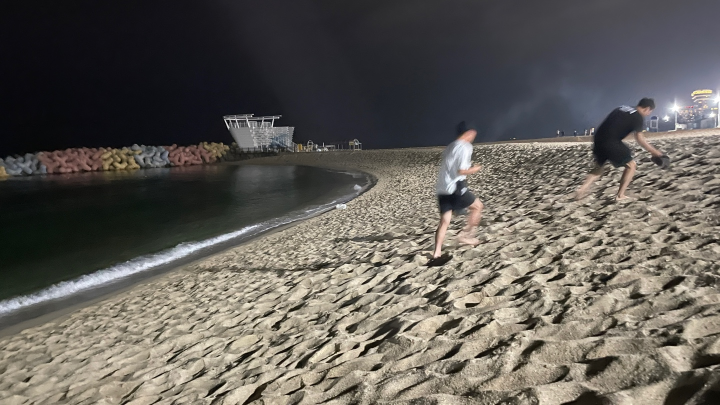
#> input picture research/frame-runs/FR-20261102-C4ABF2/artifacts/1/reference.jpg, 1440 x 810 px (shown at 1/2 size)
$ python make_evidence.py
#> lines starting #> are read from the running program, lines starting #| are printed output that depends on the picture
import json
from PIL import Image,ImageDraw
def mark(src,out,points):
#> called with src = 'reference.jpg', out = 'reference-annotated.jpg'
    im=Image.open(src).convert('RGB');d=ImageDraw.Draw(im)
#> in mark, im is the input picture: PIL image 1440x810 RGB; mean R, G, B 98.3, 94.2, 88.4
    for x,y,t in points:
        d.ellipse((x-14,y-14,x+14,y+14),outline='yellow',width=4); d.text((x+18,y-8),t,fill='yellow',stroke_width=1,stroke_fill='black')
    im.save(out,quality=94)
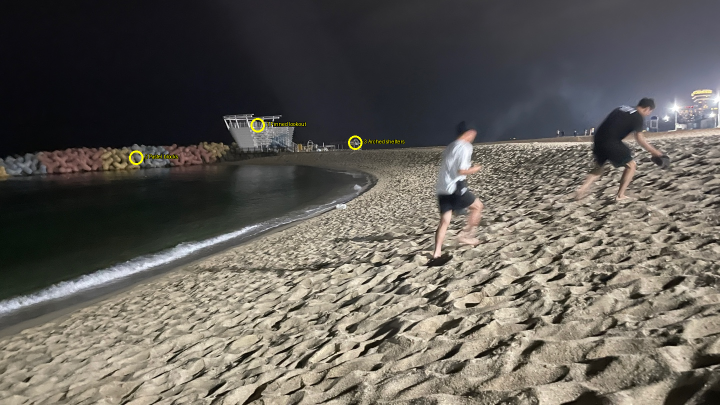
#> saved as reference-annotated.jpg: PIL image 1440x810 RGB (shown at 1/2 size); mean R, G, B 98.4, 94.4, 88.2
mark('reference.jpg','reference-annotated.jpg',[(515,250,'1 Finned lookout'),(272,315,'2 Pastel blocks'),(710,285,'3 Arched shelters')])
mark('comparison/public3.jpg','comparison/public3-annotated.jpg',[(630,280,'1 Finned lookout'),(175,480,'2 Pastel blocks'),(1080,430,'3 Arched shelter')])
#> call 2 of mark, with src = 'comparison/public3.jpg', out = 'comparison/public3-annotated.jpg'
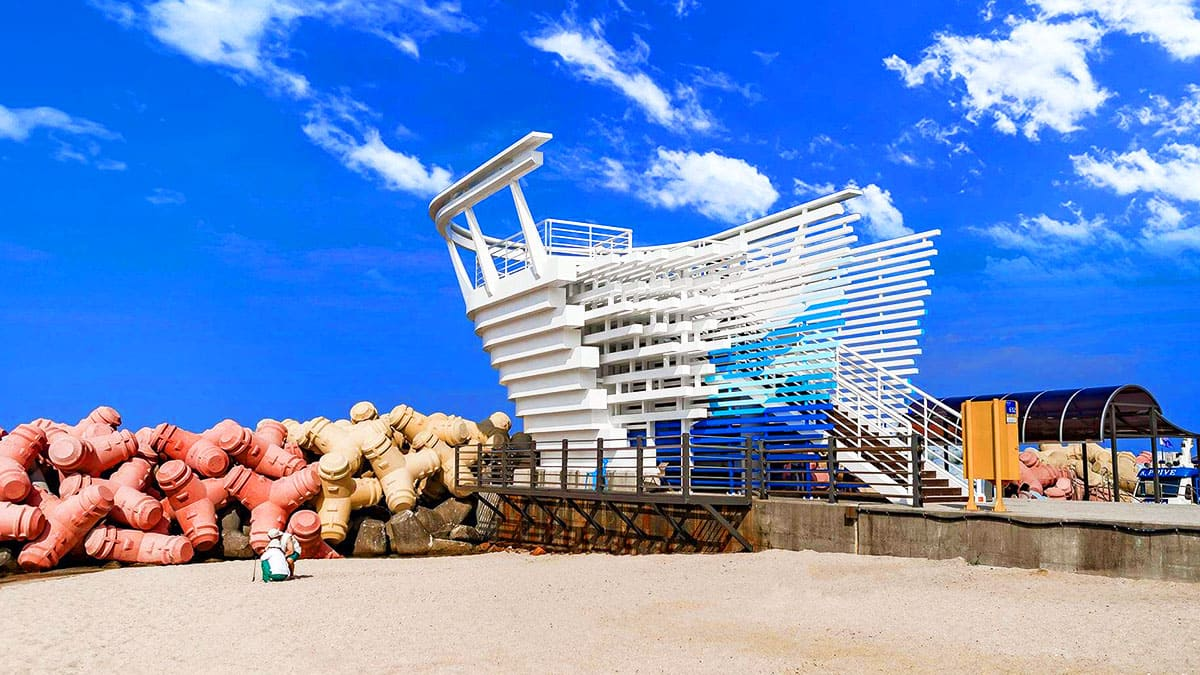
#> input picture research/frame-runs/FR-20261102-C4ABF2/artifacts/1/comparison/public3.jpg, 1200 x 675 px
#> in mark, im is the input picture: PIL image 1200x675 RGB; mean R, G, B 109.5, 142.9, 200
#> in mark (call 2), `im.save(out,quality=94)`:
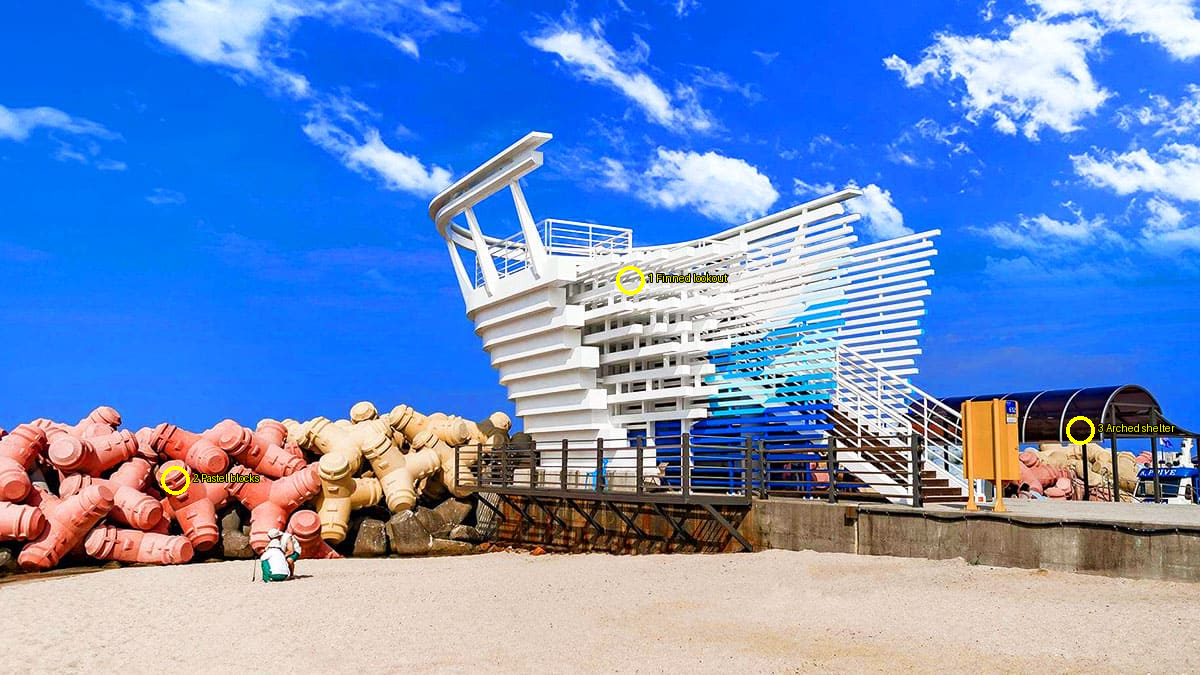
#> saved as public3-annotated.jpg: PIL image 1200x675 RGB; mean R, G, B 109.4, 142.9, 199.6
mark('comparison/municipal1.jpg','comparison/municipal1-annotated.jpg',[(180,85,'1'),(360,130,'2'),(117,125,'3')])
#> call 3 of mark, with src = 'comparison/municipal1.jpg', out = 'comparison/municipal1-annotated.jpg'
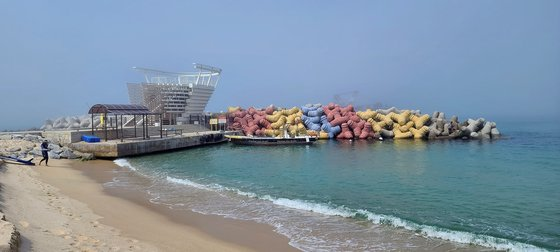
#> input picture research/frame-runs/FR-20261102-C4ABF2/artifacts/1/comparison/municipal1.jpg, 560 x 252 px
#> in mark, im is the input picture: PIL image 560x252 RGB; mean R, G, B 127.8, 145.9, 161.7
#> in mark (call 3), `im.save(out,quality=94)`:
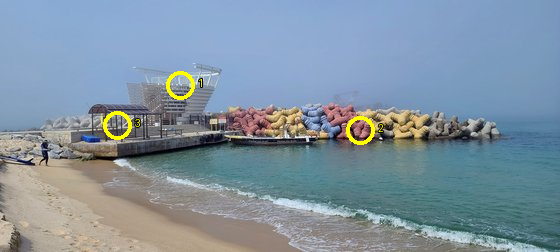
#> saved as municipal1-annotated.jpg: PIL image 560x252 RGB; mean R, G, B 128.6, 146.7, 160.8
spec={'map':'satellite-north.jpg','width':1440,'camera':[37.814194,128.897465],
'labels':[{'at':[37.814194,128.897465],'text':'Camera; radius ~50 m','color':'#ffff00','dx':-180,'dy':-120},{'at':[37.814183,128.898270],'text':'Lookout','color':'#00ffff','dx':60,'dy':110}],
'lines':[{'from':[37.814194,128.897465],'bearing':103,'length_m':100,'color':'#ffdd00'}],
'panels':[{'image':'reference-annotated.jpg','caption':'Reference: 1 lookout, 2 pastel blocks, 3 arched shelters'},
{'image':'comparison/public3-annotated.jpg','caption':'North-side public photo: same fixed structures; Ardent News / source photo'},
{'image':'comparison/municipal1-annotated.jpg','caption':'Opposite-side comparison: Gangneung City photo / JoongAng, 2021-07-02'}]}
open('evidence-spec.json','w',encoding='utf-8').write(json.dumps(spec,ensure_ascii=False,indent=2))
